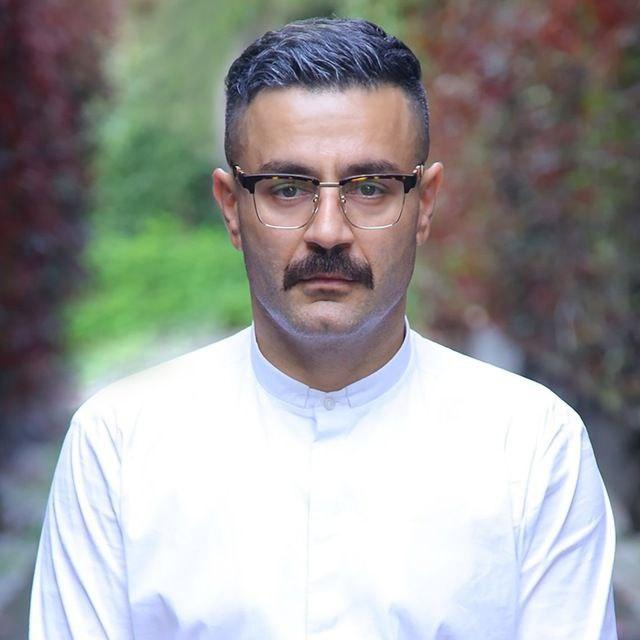
#> input picture images/1.jpg, 640 x 640 px
$ python 5.py
#> lines starting #> are read from the running program, lines starting #| are printed output that depends on the picture
import cv2 as cv
import numpy as np
# Take two images for blending them together
image1 = cv.imread("images/1.jpg", 0)
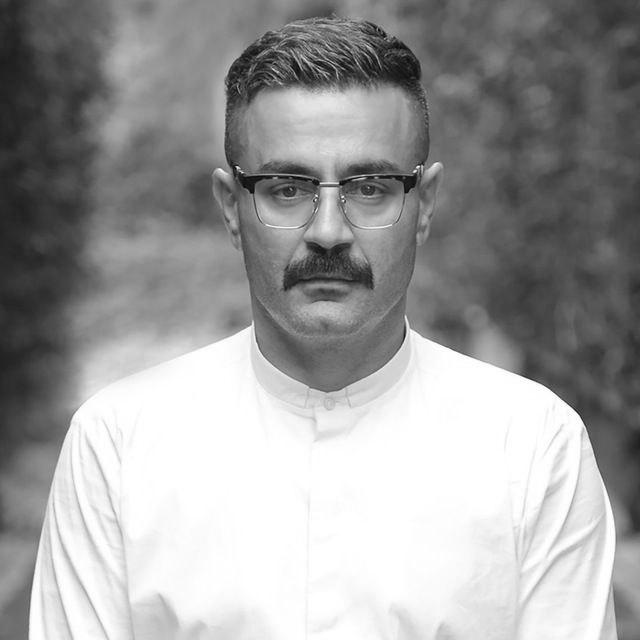
#> image1: shape (640, 640); min 1, max 255, mean 157.2
image2 = cv.imread("images/2.jpg", 0)
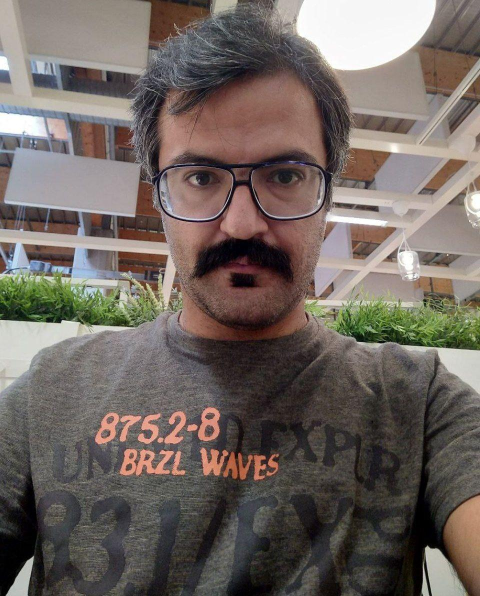
#> input picture images/2.jpg, 960 x 1192 px (shown at 1/2 size)
#> image2: shape (1192, 960); min 0, max 255, mean 104
print(image1.shape)
#| (640, 640)
print(image2.shape)
#| (1192, 960)
# Make the images of uniform size
img1 = cv.resize(image1, (400, 400))
img2 = cv.resize(image2, (400, 400))
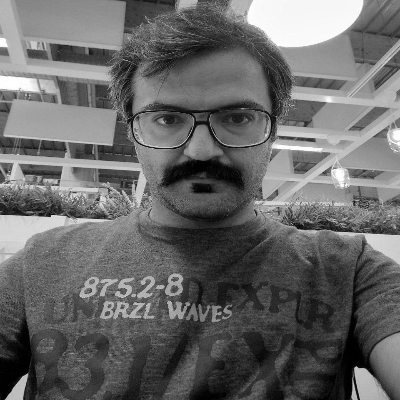
#> img2: shape (400, 400); min 0, max 255, mean 103.9
print(img1.shape)
#| (400, 400)
print(img1.shape)
#| (400, 400)

# Make sure images got an alpha channel
res = cv.addWeighted(img1, 0.3, img2, 0.7, 0.0)
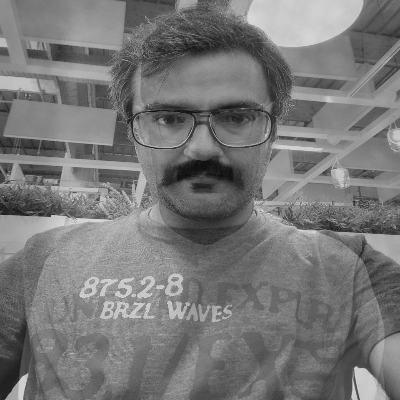
#> res: shape (400, 400); min 11, max 232, mean 119.8

result = np.zeros((400, 400*4), dtype='uint8')

merge1 = img1//2 + img2//4
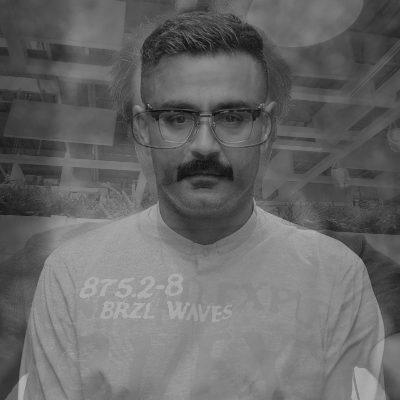
#> merge1: shape (400, 400); min 11, max 181, mean 103.9
merge2 = img1//4 + img2//2
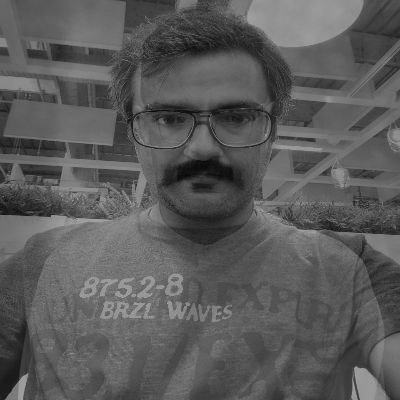
#> merge2: shape (400, 400); min 8, max 174, mean 90.5
print(result.shape)
result[0:400, 0:400]=img1
result[0:400, 400:400*2]=merge1
result[0:400, 400*2:400*3]=merge2
result[0:400, 400*3:400*4]=img2
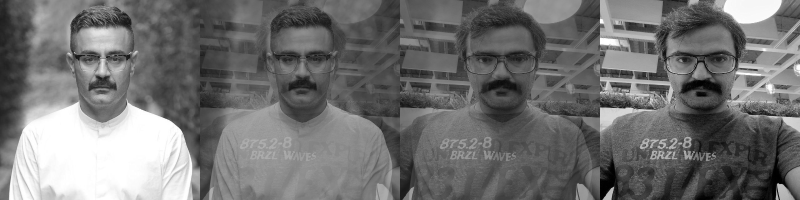
#> result: shape (400, 1600) (shown at 1/2 size); min 0, max 255, mean 113.8


# Display the images
cv.imwrite('result_5.jpg', result)
#cv.imshow('output', res)
cv.waitKey()
